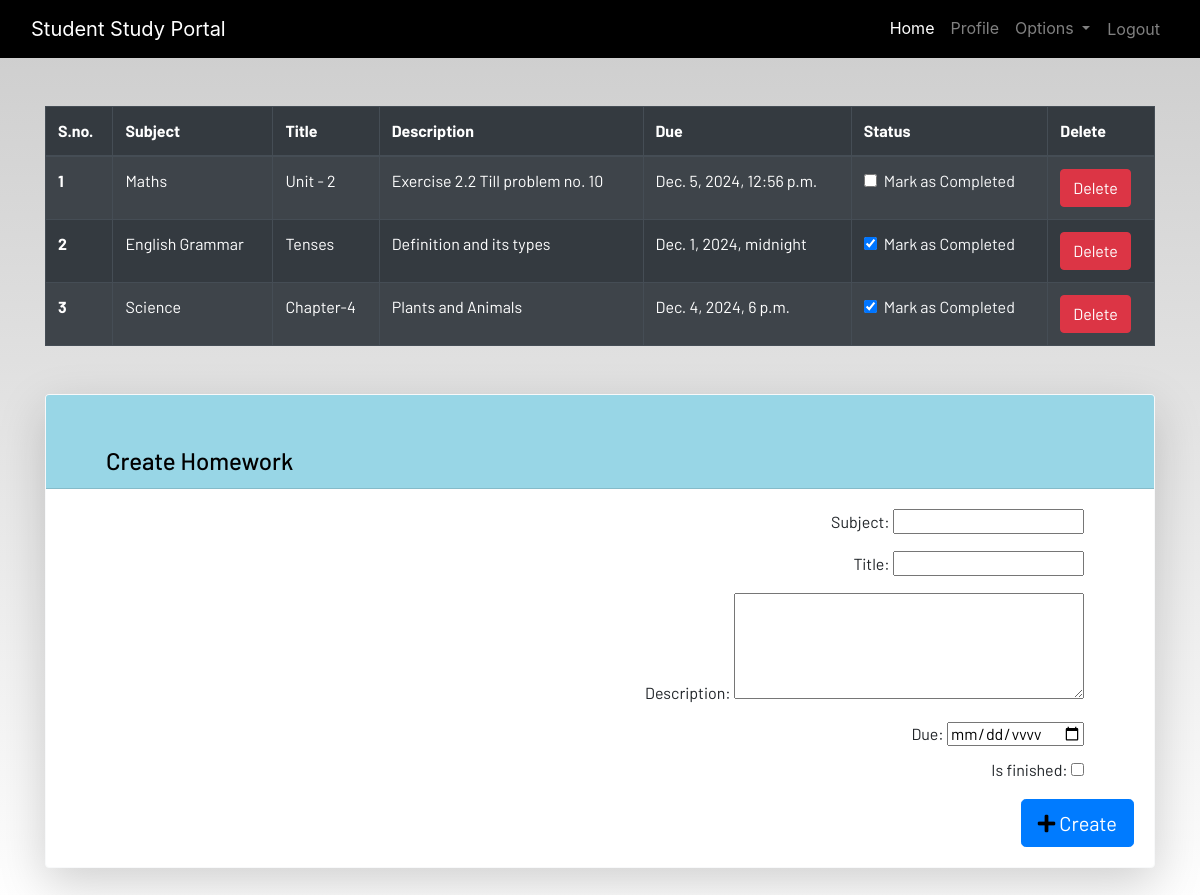
Screenshot of /homework/ (signed in) with the database file from the repository.
### dashboard/models.py (models this page shows, shortened)
class Homework(models.Model):
    user=models.ForeignKey(User,on_delete=models.CASCADE)
    subject=models.CharField(max_length=50)
    title=models.CharField(max_length=100)
    description=models.TextField()
    due=models.DateTimeField()
    is_finished=models.BooleanField(default=False)

### dashboard/views.py (the view)
# urls.py: path('homework/', views.homework, name='homework'),
@login_required
def homework(request):
    if request.method=='POST':
        form=HomeworkForm(request.POST)
        if form.is_valid():
            try:
                finished=request.POST['is_finished']
                if finished=='on':
                    finished=True
                else:
                    finished=False
            except:
                finished=False
            homeworks=Homework(
                user=request.user,
                subject=request.POST['subject'],
                title=request.POST['title'],
                description=request.POST['description'],
                due=request.POST['due'],
                is_finished=finished
            )
            homeworks.save()
            messages.success(request,f'Homework Added Successfully!!!')
    else:
        form = HomeworkForm()
    homework=Homework.objects.filter(user=request.user)
    if len(homework)==0:
        homework_done=True
    else:
        homework_done=False
    context={'homeworks':homework,'homeworks_done':homework_done,'form':form}
    return render(request,'dashboard/homework.html',context)

### dashboard/forms.py
class HomeworkForm(forms.ModelForm):
    class Meta:
        model=Homework
        widgets={'due':DateInput()}
        fields=['subject','title','description','due','is_finished']

### dashboard/templates/dashboard/homework.html (shortened to what this page needs)
{% extends 'dashboard/base.html' %}
{% load static %}
{% block content %}
<div class="container">
    {% if not homework_done %}
    <table class="table table-striped table-bordered table-hover table-dark">
        <thead>
            <tr>
                <th scope="col">S.no.</th>
                <th scope="col">Subject</th>
                <th scope="col">Title</th>
                <th scope="col">Description</th>
                <th scope="col">Due</th>
                <th scope="col">Status</th>
                <th scope="col">Delete</th>
            </tr>
        </thead>
        <tbody>
            {% for homework in homeworks %}
            <tr>
                <th scope="row">{{ forloop.counter }}</th>
                <td>{{ homework.subject }}</td>
                <td>{{ homework.title }}</td>
                <td>{{ homework.description }}</td>
                <td>{{ homework.due }}</td>
                <td>
                    <a href="{% url 'update-homework' homework.id %}">
                        <div class="form-check">
                            {% if homework.is_finished %}
                            <input class="form-check-input" type="checkbox" value="" checked>
                            {% else %}
                            <input class="form-check-input" type="checkbox" value="">
                            {% endif %}
                            <label class="form-check-label text-light" for="flexCheckDefault">
                                Mark as Completed
                            </label>
                        </div>
                    </a>
                </td>
                <td><a href="{% url 'delete-homework' homework.id %}" class="btn btn-danger">Delete</a></td>
            </tr>
            {% endfor %}
        </tbody>
    </table>
    {% else %}
    <h4>All homeworks are completed! Create more to have more!</h4>
    {% endif %}
</div>
<div class="container my-5">
    <div class="card shadow-lg border-light">
        <div class="card-header bg-info text-white">
            <h4 class="mb-0">Create Homework</h4>
        </div>
        <div class="card-body">
            <form method="POST" novalidate>
                <div class="mb-3">
                    {% if form %}
                        {{ form.as_p }}
                    {% else %}
                        <p>Form not available.</p>
                    {% endif %}
                </div>
                <div class="d-flex justify-content-end">
                    <button type="submit" class="btn btn-primary btn-lg">
                        <i class="fa fa-plus me-2"></i> Create
                    </button>
                </div>
            </form>
        </div>
    </div>
</div>
{% endblock content %}

### dashboard/templates/dashboard/base.html (shortened to what this page needs)
<!DOCTYPE html>
{% load static %}
<html lang="en">
<head>
  <link rel="stylesheet" href="https://stackpath.bootstrapcdn.com/bootstrap/4.3.1/css/bootstrap.min.css"
 />
  <link rel="stylesheet" href="https://use.fontawesome.com/releases/v5.7.2/css/all.css"
 />
  <link rel="stylesheet" href="{% static 'css/main.css' %}" />
</head>
<body>
  <header>
    <nav class="navbar navbar-expand-lg navbar-dark bg-dark">
      <div class="container-fluid">
        <a class="navbar-brand" href="{% url 'home' %}">Student Study Portal</a>
        <div class="collapse navbar-collapse justify-content-end" id="navbarSupportedContent">
          <ul class="navbar-nav mb-2 mb-lg-0">
            <li class="nav-item">
              <a class="nav-link active" aria-current="page" href="{% url 'home' %}">Home</a>
            </li>
            {% if user.is_authenticated %}
            <li class="nav-item">
              <a class="nav-link" href="{% url 'profile' %}">Profile</a>
            </li>
            <li class="nav-item dropdown">
              <a class="nav-link dropdown-toggle" href="#" id="navbarDropdown" role="button" data-toggle="dropdown"
                aria-haspopup="true" aria-expanded="false">
                Options
              </a>
            </li>
            <li class="nav-item">
              <form method="post" action="{% url 'logout' %}" style="display:inline;">
                <button type="submit" class="btn btn-link nav-link">Logout</button>
              </form>
            </li>
            {% endif %}
          </ul>
        </div>
      </div>
    </nav>
  </header>
  <br /><br />
  <main>
    {% block content %}
    {% endblock content %}
  </main>
</body>
</html>

### static/css/main.css (style rules this page uses)
html { scroll-behavior: smooth; height: 100%; width: 100%; }
main { font-family: Barlow, Quicksand, Rubik, sans-serif, serif, 'Times New Roman', Times, serif !important; }
.navbar { background-color: rgb(0, 0, 0) !important; }
.card { box-shadow: 15px 15px 10px rgb(78, 77, 77); }
a { text-decoration: none !important; color: black; }
.card-header { color: black !important; background: rgb(152, 214, 230) !important; transition: 0.3s ease-in; }
.card h4 { margin: 40px 40px 0 40px; text-align: left; }
.card p { text-align: right; margin-right: 50px; line-height: 10px; }
html, body { max-width: 100%; overflow-x: hidden; height: 100%; width: 100%; }
body { background: linear-gradient(rgba(0, 0, 0, 0.2), rgba(255, 255, 255, 0.5)); overflow-x: hidden; background-repeat: no-repeat; }
.card-header { background-color: rgb(133, 204, 231); }
.fa { color: black; }

### rows the page displays
Homework: subject "Maths", title "Unit - 2", description "Exercise 2.2 Till problem no. 10", due "Dec. 5, 2024, 12:56 p.m."
Homework: subject "English Grammar", title "Tenses", description "Definition and its types", due "Dec. 1, 2024, midnight"
Homework: subject "Science", title "Chapter-4", description "Plants and Animals", due "Dec. 4, 2024, 6 p.m."
